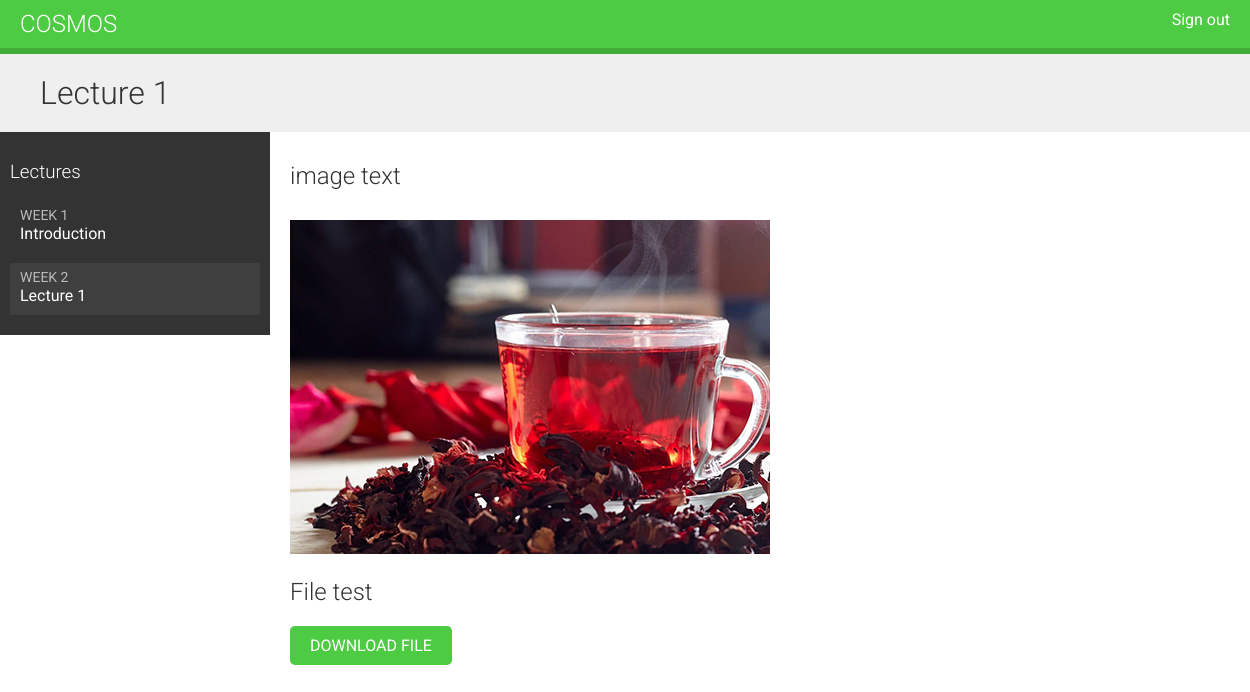
Page /students/course/2/2/ (signed in) on the committed database.
### courses/models.py (models this page shows, shortened)
class Module(models.Model):
    course = models.ForeignKey(Course, related_name='modules', on_delete=models.CASCADE)
    title = models.CharField(max_length=200)
    description = models.TextField(blank=True)
    order = OrderField(blank=True, for_fields=['course'])
    class Meta:
        ordering = ['order']

class Content(models.Model):
    module = models.ForeignKey(Module, related_name='contents', on_delete=models.CASCADE)
    content_type = models.ForeignKey(ContentType, on_delete=models.CASCADE, \
        limit_choices_to={'model__in':('text', 'video', 'image', 'file')})
    object_id = models.PositiveIntegerField()
    item = GenericForeignKey('content_type', 'object_id')
    order = OrderField(blank=True, for_fields=['module'])
    class Meta:
        ordering = ['order']

class ItemBase(models.Model):
    owner = models.ForeignKey(User, related_name='%(class)s_related', on_delete=models.CASCADE)
    title = models.CharField(max_length=250)
    created = models.DateTimeField(auto_now_add=True)
    updated = models.DateTimeField(auto_now=True)
    class Meta:
        abstract = True
    def render(self):
        return render_to_string(f'courses/content/{self._meta.model_name}.html', {'item': self})

class Image(ItemBase):
    file = models.FileField(upload_to='images')

class File(ItemBase):
    file = models.FileField(upload_to='files')

### students/views.py (the view)
# urls.py: path('course/<pk>/', views.StudentCourseDetailView.as_view(), name='student_course_detail'),
class StudentCourseDetailView(DetailView):
    model = Course
    template_name = 'students/course/detail.html'
    def get_queryset(self):
        qs = super().get_queryset()
        return qs.filter(students__in=[self.request.user])
    def get_context_data(self, **kwargs):
        context = super().get_context_data(**kwargs)
        course = self.get_object()
        if 'module_id' in self.kwargs:
            context['module'] = course.modules.get(id=self.kwargs['module_id'])
        else:
            context['module'] = course.modules.all()[0]
        return context

### students/templates/students/course/detail.html (shortened to what this page needs)
{% extends "base.html" %}
{% block content %}
  <h1>
    {{ module.title }}
  </h1>
  <div class="contents">
    <h3>Lectures</h3>
    <ul id="modules">
      {% for m in object.modules.all %}
        <li data-id="{{ m.id }}" {% if m == module %} class="selected"{% endif %}>
          <a href="{% url 'student_course_detail_module' object.id m.id %}">
            <span>
              Week <span class="order">{{ m.order|add:1 }}</span>
            </span>
            <br>
            {{ m.title }}
          </a>
        </li>
      {% empty %}
        <li>No lectures yet.</li>
      {% endfor %}
    </ul>
  </div>
  <div class="module">
    {% for content in module.contents.all %}
      {% with item=content.item %}
        <h2>{{ item.title }}</h2>
        {{ item.render }}
      {% endwith %}
    {% endfor %}
  </div>
{% endblock %}

### courses/templates/courses/content/image.html
<p><img src="{{ item.file.url }}" alt="{{ item.title }}"></p>

### courses/templates/courses/content/file.html
<p><a href="{{ item.file.url }}" class="button">Download file</a></p>

### courses/static/css/base.css (style rules this page uses)
body { margin:0; font-family:'Roboto', sans-serif; font-weight:400; color:#333; }
a { color:#3fad37; text-decoration:none; }
ul { float:left; }
h1, h2, h3, h4, h5, h6 { font-family:'Roboto', sans-serif; font-weight:300; }
h1 { background:#efefef; width:100%; overflow:auto; padding:20px 0 20px 40px; margin:0; }
.module { padding:10px 20px; float:left; width:600px; }
.module p { margin:10px 0 20px; width:100%; float:left; }
.contents { width:20%; padding:10px; float:left; background:#333; color: #fff; font-family:'Roboto', sans-serif; }
.contents ul { list-style:none; margin:0; padding:0; width:100%; }
.contents ul li { margin:0 0 10px 0; padding:4px 10px 10px; overflow:auto; cursor:move; }
.contents ul li.selected { background:#3f3f3f; }
.contents ul span { text-transform:uppercase; color:#bbb; font-size:14px; }
.contents ul a { display:block; color:#fff; text-decoration:none; }
input[type=submit], a.button { border-radius:5px; background:#4dcc43; color:#fff; font-size:16px; text-transform:uppercase; border:none; padding:10px 20px; margin:20px 0; }

### rows in the picture
Module: title "Lecture 1", order|add "2"
Module: order|add "1", title "Introduction"
Content: item "image text", item.file (picture)
Content: item "File test"
